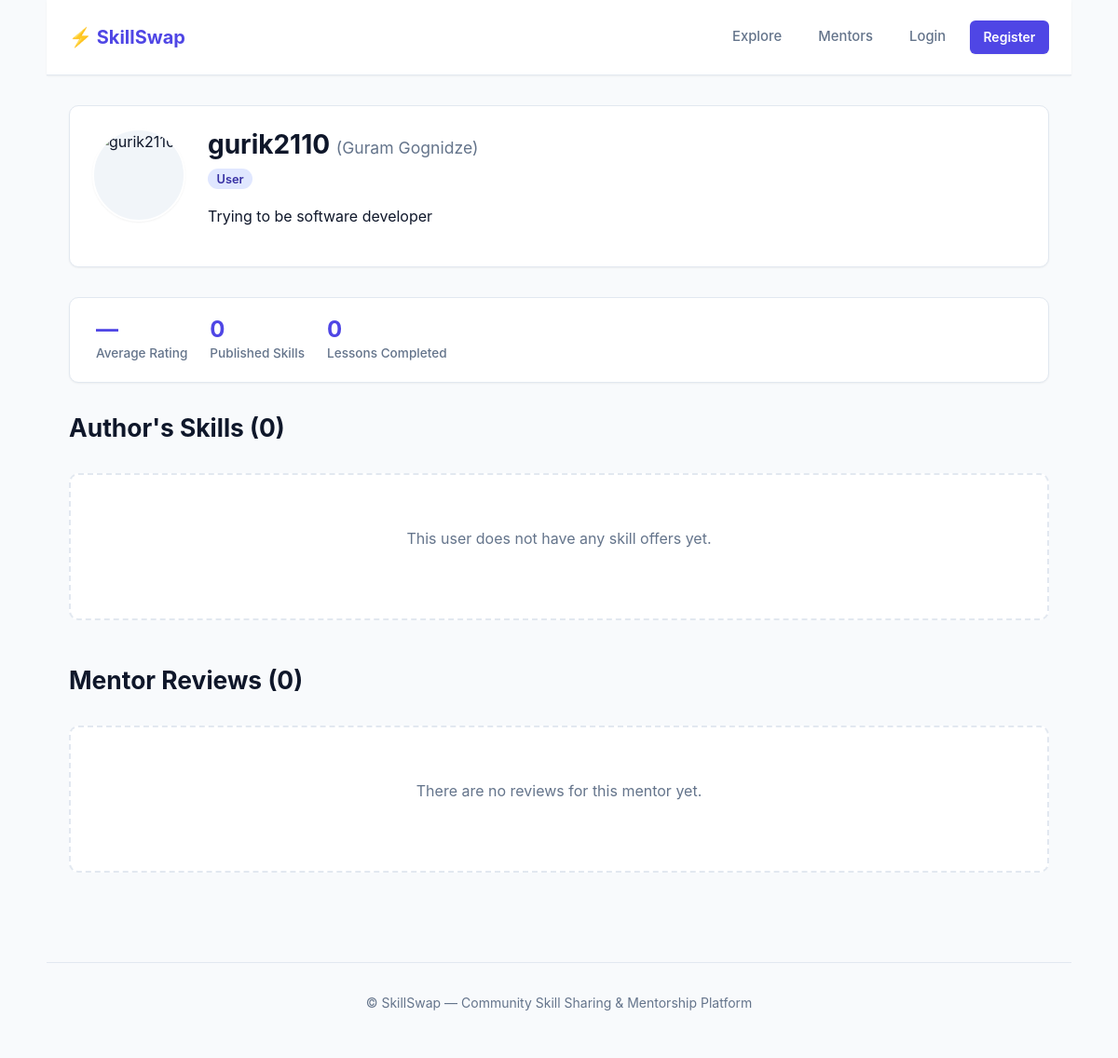
The page /profile/gurik2110/ on the database its author committed.
### users/models.py (models this page shows, shortened)
class User(AbstractUser):
    class Role(models.TextChoices):
        SUPER_ADMIN = 'super_admin', 'Super Admin'
        ADMIN = 'admin', 'Admin'
        USER = 'user', 'User'
    objects = CustomUserManager()
    role = models.CharField(
        max_length=20,
        choices=Role.choices,
        default=Role.USER
    )
    avatar = CloudinaryField(
        "avatar",
        blank=True,
        null=True
    )
    bio = models.TextField(
        "About me",
        blank=True
    )
    is_banned = models.BooleanField(
        "Banned",
        default=False
    )
    class Meta:
        verbose_name = "User"
        verbose_name_plural = "Users"
        ordering = ['-date_joined']
    @property
    def published_offers_count(self):
        return self.offers.filter(status__slug='published').count()
    @property
    def completed_lessons_count(self):
        from offers.models import BookingRequest
        return BookingRequest.objects.filter(
            offer__author=self,
            status=BookingRequest.Status.COMPLETED
        ).count()
    @property
    def average_rating(self):
        from offers.models import Review
        result = Review.objects.filter(offer__author=self).aggregate(models.Avg('rating'))['rating__avg']
        return round(result, 1) if result is not None else None

### users/views.py (the view)
# urls.py: path('profile/', views.profile_view, name='profile'),
def profile_view(request, username=None):
    if username is None:
        if not request.user.is_authenticated:
            return redirect('login')
        target_user = request.user
        is_own_profile = True
    else:
        target_user = get_object_or_404(User, username=username)
        is_own_profile = request.user.is_authenticated and (request.user == target_user)
    if is_own_profile:
        user_offers = target_user.offers.select_related('category', 'level', 'format', 'status').order_by('-created_at')
    else:
        user_offers = target_user.offers.filter(status__slug='published').select_related('category', 'level', 'format', 'status').order_by('-created_at')
    from offers.models import Review
    teacher_reviews = Review.objects.filter(offer__author=target_user).select_related('author', 'offer').order_by('-created_at')
    context = {
        'profile_user': target_user,
        'is_own_profile': is_own_profile,
        'user_offers': user_offers,
        'teacher_reviews': teacher_reviews,
    }
    return render(request, 'users/profile.html', context)

### users/templates/users/profile.html (shortened to what this page needs)
{% extends 'base.html' %}
{% block content %}
<article style="margin-bottom: 2rem;">
    <div style="display: flex; gap: 1.5rem; align-items: flex-start; flex-wrap: wrap;">
        <div>
            {% if profile_user.avatar %}
                <img src="{{ profile_user.avatar.url }}" alt="{{ profile_user.username }}" class="avatar avatar-lg">
            {% else %}
                <span class="avatar avatar-lg" style="display: flex; align-items: center; justify-content: center; background: #e0e7ff; color: #4338ca; font-size: 2.25rem; font-weight: 700;">
                    {{ profile_user.username|slice:":1"|upper }}
                </span>
            {% endif %}
        </div>
        <div style="flex: 1; min-width: 250px;">
            <div style="display: flex; justify-content: space-between; align-items: flex-start; flex-wrap: wrap; gap: 0.5rem;">
                <div>
                    <h1 style="margin: 0; font-size: 1.75rem;">
                        {{ profile_user.username }}
                        {% if profile_user.first_name or profile_user.last_name %}
                            <small style="color: var(--text-muted); font-size: 1.1rem; font-weight: 400;">
                                ({{ profile_user.first_name }} {{ profile_user.last_name }})
                            </small>
                        {% endif %}
                    </h1>
                    <div style="margin-top: 0.35rem;">
                        <span class="badge">{{ profile_user.get_role_display }}</span>
                    </div>
                </div>
            </div>
            <p style="margin-top: 1rem; color: var(--text);">
                {{ profile_user.bio|default:"No bio provided yet."|linebreaksbr }}
            </p>
        </div>
    </div>
</article>
<div class="stats-bar">
    <div class="stat-item">
        <span class="stat-value">
            {% if profile_user.average_rating %}
                ★ {{ profile_user.average_rating }}
            {% else %}
                —
            {% endif %}
        </span>
        <span class="stat-label">Average Rating</span>
    </div>
    <div class="stat-item">
        <span class="stat-value">{{ profile_user.published_offers_count }}</span>
        <span class="stat-label">Published Skills</span>
    </div>
    <div class="stat-item">
        <span class="stat-value">{{ profile_user.completed_lessons_count }}</span>
        <span class="stat-label">Lessons Completed</span>
    </div>
</div>
<section style="margin-bottom: 3rem;">
    <h2>Author's Skills ({{ user_offers.count }})</h2>
    {% if user_offers %}
        <section class="grid">
            {% for offer in user_offers %}
                <article>
                    {% if offer.cover_image %}
                        <img src="{{ offer.cover_image.url }}" alt="{{ offer.title }}">
                    {% else %}
                        <div style="height: 140px; background: var(--surface-alt); border-radius: var(--radius-sm); display: flex; align-items: center; justify-content: center; font-size: 2rem; margin-bottom: 0.75rem;">
                            🎓
                        </div>
                    {% endif %}
                    <div style="display: flex; gap: 0.35rem; margin-bottom: 0.35rem; flex-wrap: wrap;">
                        <mark>{{ offer.category.name }}</mark>
                        <span class="badge">{{ offer.level.name }}</span>
                        {% if is_own_profile and offer.status.slug != 'published' %}
                            <span class="badge badge-warning">{{ offer.status.name }}</span>
                        {% endif %}
                    </div>
                    <h3><a href="{% url 'offer_detail' offer.pk %}">{{ offer.title }}</a></h3>
                    <p style="color: var(--text-muted); font-size: 0.875rem;">{{ offer.description|truncatewords:15 }}</p>
                    <footer>
                        <span>⏱ {{ offer.duration_minutes }} mins</span>
                        {% if offer.average_rating %}
                            <span class="rating-pill">★ {{ offer.average_rating }}</span>
                        {% else %}
                            <small>New</small>
                        {% endif %}
                    </footer>
                </article>
            {% endfor %}
        </section>
    {% else %}
        <div class="empty-state">
            <p>This user does not have any skill offers yet.</p>
        </div>
    {% endif %}
</section>
<section>
    <h2>Mentor Reviews ({{ teacher_reviews.count }})</h2>
    {% if teacher_reviews %}
        <div style="display: flex; flex-direction: column; gap: 1rem;">
            {% for review in teacher_reviews %}
                <article style="padding: 1.25rem;">
                    <div style="display: flex; justify-content: space-between; align-items: center; margin-bottom: 0.5rem;">
                        <div>
                            <strong>{{ review.author.username }}</strong>
                            <small style="color: var(--text-muted);">for "{{ review.offer.title }}"</small>
                        </div>
                        <span class="rating-pill">★ {{ review.rating }}/5</span>
                    </div>
                    <p style="margin: 0; color: var(--text);">{{ review.comment }}</p>
                    <small style="color: var(--text-muted); margin-top: 0.5rem; display: block;">{{ review.created_at|date:"M d, Y" }}</small>
                </article>
            {% endfor %}
        </div>
    {% else %}
        <div class="empty-state">
            <p>There are no reviews for this mentor yet.</p>
        </div>
    {% endif %}
</section>
{% endblock %}

### static/css/style.css (style rules this page uses)
:root { --font-family: -apple-system, BlinkMacSystemFont, "Segoe UI", Roboto, "Helvetica Neue", Arial, sans-serif; --bg: #f8fafc; --surface: #ffffff; --surface-alt: #f1f5f9; --border: #e2e8f0; --border-focus: #6366f1; --text: #0f172a; --text-muted: #64748b; --text-inverse: #ffffff; --primary: #4f46e5; --primary-hover: #4338ca; --primary-light: #e0e7ff; --primary-text: #3730a3; --success: #10b981; --success-light: #d1fae5; --success-text: #065f46; --warning: #f59e0b; --warning-light: #fef3c7; --warning-text: #92400e; --danger: #ef4444; --danger-light: #fee2e2; --danger-text: #991b1b; --radius-sm: 6px; --radius-md: 10px; --radius-lg: 16px; --radius-full: 9999px; --shadow-sm: 0 1px 2px 0 rgb(0 0 0 / 0.05); --shadow-md: 0 4px 6px -1px rgb(0 0 0 / 0.08), 0 2px 4px -2px rgb(0 0 0 / 0.06); --shadow-lg: 0 10px 15px -3px rgb(0 0 0 / 0.08), 0 4px 6px -4px rgb(0 0 0 / 0.04); --max-width: 1100px; }
*, *::before, *::after { box-sizing: border-box; }
html { font-size: 16px; scroll-behavior: smooth; }
body { margin: 0; padding: 0; font-family: var(--font-family); background-color: var(--bg); color: var(--text); line-height: 1.6; -webkit-font-smoothing: antialiased; }
h1, h2, h3, h4, h5, h6 { color: var(--text); font-weight: 700; line-height: 1.25; margin-top: 1.5rem; margin-bottom: 0.75rem; }
h1 { font-size: 2.15rem; margin-top: 0; }
h2 { font-size: 1.65rem; }
p { margin-top: 0; margin-bottom: 1rem; }
article { background: var(--surface); border: 1px solid var(--border); border-radius: var(--radius-md); padding: 1.5rem; box-shadow: var(--shadow-sm); transition: transform 0.2s ease, box-shadow 0.2s ease; display: flex; flex-direction: column; }
article img { width: 100%; height: 180px; object-fit: cover; border-radius: var(--radius-sm); margin-bottom: 1rem; background-color: var(--surface-alt); }
mark, code, .badge { display: inline-flex; align-items: center; padding: 0.2rem 0.6rem; font-size: 0.8rem; font-weight: 600; border-radius: var(--radius-full); background-color: var(--primary-light); color: var(--primary-text); line-height: 1.2; }
.avatar { border-radius: var(--radius-full); object-fit: cover; background-color: var(--surface-alt); display: inline-block; border: 2px solid var(--surface); box-shadow: var(--shadow-sm); }
.avatar-lg { width: 100px; height: 100px; }
.stats-bar { display: flex; flex-wrap: wrap; gap: 1.5rem; background: var(--surface); border: 1px solid var(--border); border-radius: var(--radius-md); padding: 1.25rem 1.75rem; margin-bottom: 2rem; box-shadow: var(--shadow-sm); }
.stat-item { display: flex; flex-direction: column; }
.stat-value { font-size: 1.5rem; font-weight: 700; color: var(--primary); line-height: 1.2; }
.stat-label { font-size: 0.85rem; color: var(--text-muted); font-weight: 500; }
.empty-state { text-align: center; padding: 3.5rem 1.5rem; background-color: var(--surface); border: 2px dashed var(--border); border-radius: var(--radius-md); margin: 2rem 0; }
.empty-state p { color: var(--text-muted); max-width: 450px; margin-left: auto; margin-right: auto; }

### rows shown on the page
User: username "gurik2110", first_name "Guram", last_name "Gognidze", role "User", bio "Trying to be software developer", published_offers_count "0", completed_lessons_count "0"

### other values the page prints
{{ user_offers.count }} "0"
{{ teacher_reviews.count }} "0"
